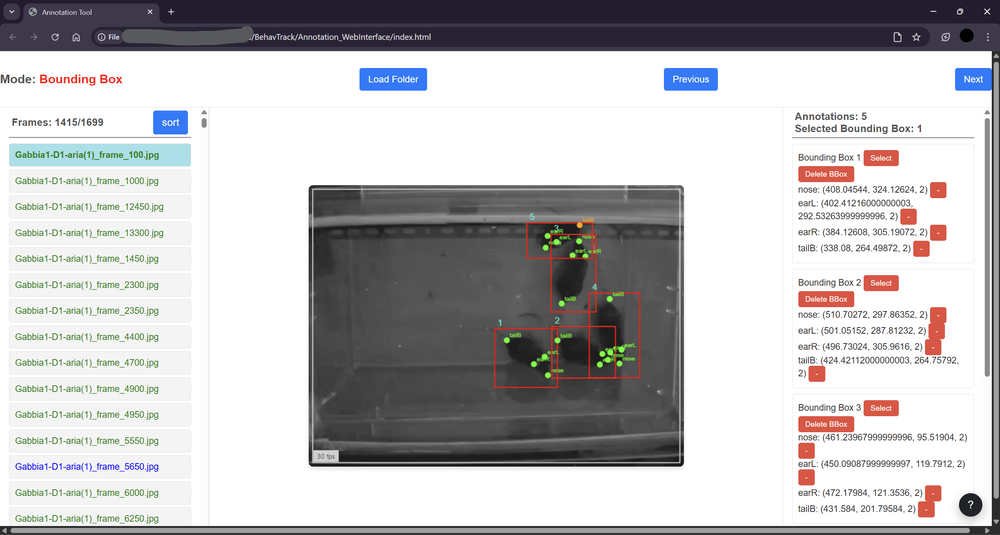
#> input picture imgs/ann_web-interface.png, 1000 x 535 px, shrunk from 2559 x 1369 before the run; its folder holds only this picture in this run
$ python -i frame_sampling.py   (imports and definitions only)
#> lines starting #> are read from the running program, lines starting #| are printed output that depends on the picture
#> further down, picture is the input picture: shape (535, 1000, 3); mean B, G, R 189.3, 187.7, 189
# frame_sampling.py
"""
This module contains the core logic for stratified frame selection from multiple videos.
It performs the following main steps:

1. Feature Extraction:
   - Reads frames from each video at specified intervals (frame_skip).
   - Converts each frame to grayscale, applies Gaussian blur, and extracts a normalized histogram of intensities.
   - These histograms serve as simple global features representing the frame content.

2. Clustering:
   - All extracted frame features (histograms) from all videos are combined into a single dataset.
   - K-means clustering partitions these frames into k clusters based on their feature similarity.

3. Stratified Sampling:
   - Given a desired number of frames (n) to select in total, frames are sampled from each cluster proportionally to
     that cluster's size.
   - This ensures that the chosen frames represent the overall distribution of frame types (clusters) present in the data.

4. Output:
   - The function returns a dictionary mapping each video filename to the selected frame indices and their respective clusters.
   - This result can be used downstream for annotation, tracking, and behavioral analysis.
"""

import os
import numpy as np
import cv2
from sklearn.cluster import KMeans
from collections import defaultdict

def extract_histogram(frame, blur_ksize=(5, 5)):
    """
    Extract a normalized intensity histogram from a frame.

    Steps:
    - Convert frame to grayscale.
    - Apply Gaussian blur to reduce noise and small detail.
    - Compute a histogram of pixel intensities.
    - Normalize and flatten the histogram to a 1D vector.

    Parameters:
    - frame (numpy.ndarray): A single video frame in BGR format (as provided by OpenCV).
    - blur_ksize (tuple): Kernel size for GaussianBlur.

    Returns:
    - hist (numpy.ndarray): A 1D normalized histogram representing the frame's intensity distribution.
    """
#> called with blur_ksize = (5, 5)
    gray = cv2.cvtColor(frame, cv2.COLOR_BGR2GRAY)
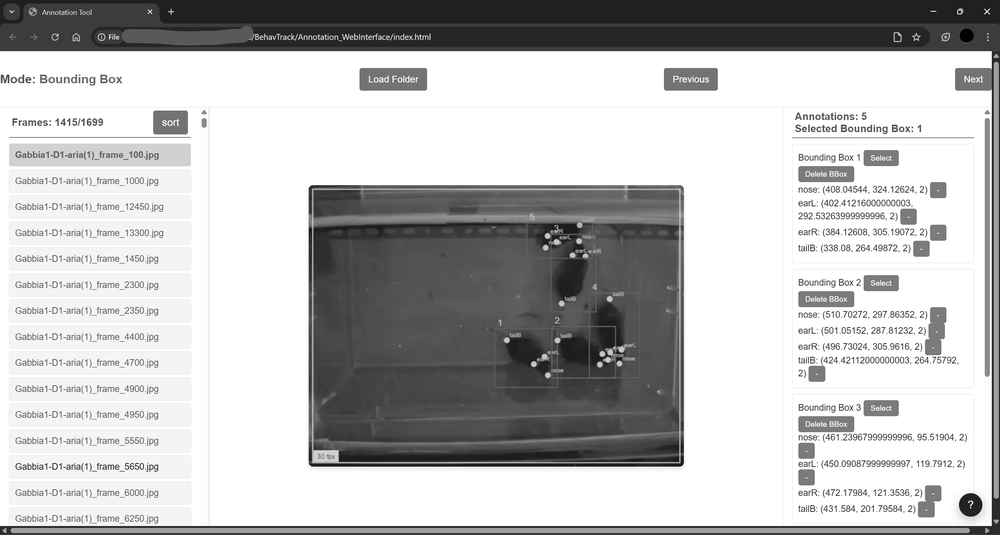
#> gray: shape (535, 1000); min 0, max 255, mean 188.3
    gray = cv2.GaussianBlur(gray, blur_ksize, 0)
    hist = cv2.calcHist([gray], [0], None, [256], [0, 256])
#> hist = 256 values, max 211364 at index 255, min 0 at index 8, mean 2089.8
    hist = cv2.normalize(hist, hist).flatten()
#> hist = 256 values, max 0.978 at index 255, min 0 at index 8, mean 0.00967
    return hist

# [155 lines left out: functions get_video_frame_features, stratified_frame_selection, not called in this run]

>>> import cv2
>>> picture = cv2.imread('imgs/ann_web-interface.png')
>>> result = extract_histogram(picture)
#> result has the same summary as hist in extract_histogram
